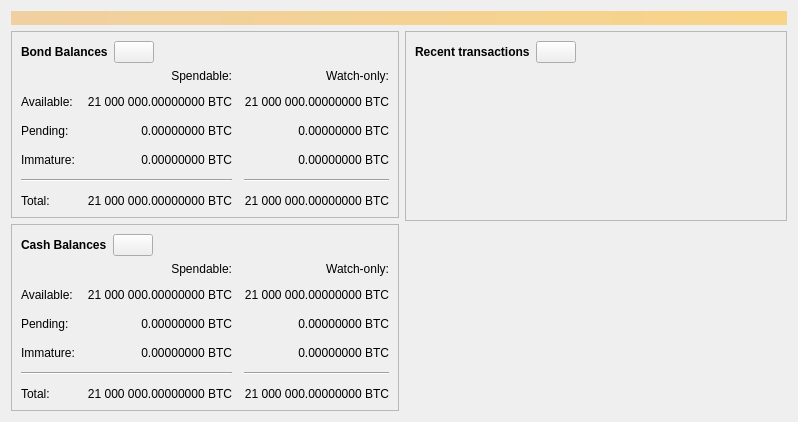
<?xml version="1.0" encoding="UTF-8"?>
<ui version="4.0">
 <class>OverviewPage</class>
 <widget class="QWidget" name="OverviewPage">
  <property name="geometry">
   <rect>
    <x>0</x>
    <y>0</y>
    <width>798</width>
    <height>318</height>
   </rect>
  </property>
  <property name="windowTitle">
   <string>Form</string>
  </property>
  <layout class="QVBoxLayout" name="topLayout">
   <item>
    <widget class="QLabel" name="labelAlerts">
     <property name="visible">
      <bool>false</bool>
     </property>
     <property name="styleSheet">
      <string notr="true">QLabel { background-color: qlineargradient(x1: 0, y1: 0, x2: 1, y2: 0, stop:0 #F0D0A0, stop:1 #F8D488); color:#000000; }</string>
     </property>
     <property name="wordWrap">
      <bool>true</bool>
     </property>
     <property name="margin">
      <number>3</number>
     </property>
     <property name="textInteractionFlags">
      <set>Qt::TextSelectableByMouse</set>
     </property>
    </widget>
   </item>
   <item>
    <layout class="QHBoxLayout" name="horizontalLayout" stretch="1,1">
     <item>
      <layout class="QVBoxLayout" name="verticalLayout_2">
       <item>
        <widget class="QFrame" name="frame">
         <property name="frameShape">
          <enum>QFrame::StyledPanel</enum>
         </property>
         <property name="frameShadow">
          <enum>QFrame::Raised</enum>
         </property>
         <layout class="QVBoxLayout" name="verticalLayout_4">
          <item>
           <layout class="QHBoxLayout" name="horizontalLayout_4">
            <item>
             <widget class="QLabel" name="label_5">
              <property name="font">
               <font>
                <weight>75</weight>
                <bold>true</bold>
               </font>
              </property>
              <property name="text">
               <string>Bond Balances</string>
              </property>
             </widget>
            </item>
            <item>
             <widget class="QPushButton" name="labelWalletStatus0">
              <property name="enabled">
               <bool>true</bool>
              </property>
              <property name="maximumSize">
               <size>
                <width>45</width>
                <height>16777215</height>
               </size>
              </property>
              <property name="toolTip">
               <string>The displayed information may be out of date. Your wallet automatically synchronizes with the Bitcoin network after a connection is established, but this process has not completed yet.</string>
              </property>
              <property name="text">
               <string/>
              </property>
              <property name="icon">
               <iconset resource="../bitcoin.qrc">
                <normaloff>:/icons/warning</normaloff>
                <disabledoff>:/icons/warning</disabledoff>:/icons/warning</iconset>
              </property>
              <property name="iconSize">
               <size>
                <width>24</width>
                <height>24</height>
               </size>
              </property>
             </widget>
            </item>
            <item>
             <spacer name="horizontalSpacer_3">
              <property name="orientation">
               <enum>Qt::Horizontal</enum>
              </property>
              <property name="sizeHint" stdset="0">
               <size>
                <width>40</width>
                <height>20</height>
               </size>
              </property>
             </spacer>
            </item>
           </layout>
          </item>
          <item>
           <layout class="QGridLayout" name="gridLayout">
            <property name="spacing">
             <number>12</number>
            </property>
            <item row="2" column="2">
             <widget class="QLabel" name="labelWatchPending0">
              <property name="cursor">
               <cursorShape>IBeamCursor</cursorShape>
              </property>
              <property name="toolTip">
               <string>Unconfirmed transactions to watch-only addresses</string>
              </property>
              <property name="text">
               <string notr="true">0.00000000 BTC</string>
              </property>
              <property name="alignment">
               <set>Qt::AlignRight|Qt::AlignTrailing|Qt::AlignVCenter</set>
              </property>
              <property name="textInteractionFlags">
               <set>Qt::LinksAccessibleByMouse|Qt::TextSelectableByKeyboard|Qt::TextSelectableByMouse</set>
              </property>
             </widget>
            </item>
            <item row="2" column="1">
             <widget class="QLabel" name="labelUnconfirmed0">
              <property name="cursor">
               <cursorShape>IBeamCursor</cursorShape>
              </property>
              <property name="toolTip">
               <string>Total of transactions that have yet to be confirmed, and do not yet count toward the spendable balance</string>
              </property>
              <property name="text">
               <string notr="true">0.00000000 BTC</string>
              </property>
              <property name="alignment">
               <set>Qt::AlignRight|Qt::AlignTrailing|Qt::AlignVCenter</set>
              </property>
              <property name="textInteractionFlags">
               <set>Qt::LinksAccessibleByMouse|Qt::TextSelectableByKeyboard|Qt::TextSelectableByMouse</set>
              </property>
             </widget>
            </item>
            <item row="3" column="2">
             <widget class="QLabel" name="labelWatchImmature0">
              <property name="cursor">
               <cursorShape>IBeamCursor</cursorShape>
              </property>
              <property name="toolTip">
               <string>Mined balance in watch-only addresses that has not yet matured</string>
              </property>
              <property name="text">
               <string notr="true">0.00000000 BTC</string>
              </property>
              <property name="alignment">
               <set>Qt::AlignRight|Qt::AlignTrailing|Qt::AlignVCenter</set>
              </property>
              <property name="textInteractionFlags">
               <set>Qt::LinksAccessibleByMouse|Qt::TextSelectableByKeyboard|Qt::TextSelectableByMouse</set>
              </property>
             </widget>
            </item>
            <item row="4" column="0" colspan="2">
             <widget class="Line" name="line">
              <property name="orientation">
               <enum>Qt::Horizontal</enum>
              </property>
             </widget>
            </item>
            <item row="4" column="2">
             <widget class="Line" name="lineWatchBalance0">
              <property name="sizePolicy">
               <sizepolicy hsizetype="Preferred" vsizetype="Fixed">
                <horstretch>0</horstretch>
                <verstretch>0</verstretch>
               </sizepolicy>
              </property>
              <property name="minimumSize">
               <size>
                <width>140</width>
                <height>0</height>
               </size>
              </property>
              <property name="orientation">
               <enum>Qt::Horizontal</enum>
              </property>
             </widget>
            </item>
            <item row="5" column="0">
             <widget class="QLabel" name="labelTotalText0">
              <property name="text">
               <string>Total:</string>
              </property>
             </widget>
            </item>
            <item row="3" column="1">
             <widget class="QLabel" name="labelImmature0">
              <property name="cursor">
               <cursorShape>IBeamCursor</cursorShape>
              </property>
              <property name="toolTip">
               <string>Mined balance that has not yet matured</string>
              </property>
              <property name="text">
               <string notr="true">0.00000000 BTC</string>
              </property>
              <property name="alignment">
               <set>Qt::AlignRight|Qt::AlignTrailing|Qt::AlignVCenter</set>
              </property>
              <property name="textInteractionFlags">
               <set>Qt::LinksAccessibleByMouse|Qt::TextSelectableByKeyboard|Qt::TextSelectableByMouse</set>
              </property>
             </widget>
            </item>
            <item row="2" column="3">
             <spacer name="horizontalSpacer_2">
              <property name="orientation">
               <enum>Qt::Horizontal</enum>
              </property>
              <property name="sizeHint" stdset="0">
               <size>
                <width>40</width>
                <height>20</height>
               </size>
              </property>
             </spacer>
            </item>
            <item row="3" column="0">
             <widget class="QLabel" name="labelImmatureText0">
              <property name="text">
               <string>Immature:</string>
              </property>
             </widget>
            </item>
            <item row="5" column="1">
             <widget class="QLabel" name="labelTotal0">
              <property name="cursor">
               <cursorShape>IBeamCursor</cursorShape>
              </property>
              <property name="toolTip">
               <string>Your current total balance</string>
              </property>
              <property name="text">
               <string notr="true">21 000 000.00000000 BTC</string>
              </property>
              <property name="alignment">
               <set>Qt::AlignRight|Qt::AlignTrailing|Qt::AlignVCenter</set>
              </property>
              <property name="textInteractionFlags">
               <set>Qt::LinksAccessibleByMouse|Qt::TextSelectableByKeyboard|Qt::TextSelectableByMouse</set>
              </property>
             </widget>
            </item>
            <item row="5" column="2">
             <widget class="QLabel" name="labelWatchTotal0">
              <property name="cursor">
               <cursorShape>IBeamCursor</cursorShape>
              </property>
              <property name="toolTip">
               <string>Current total balance in watch-only addresses</string>
              </property>
              <property name="text">
               <string notr="true">21 000 000.00000000 BTC</string>
              </property>
              <property name="alignment">
               <set>Qt::AlignRight|Qt::AlignTrailing|Qt::AlignVCenter</set>
              </property>
              <property name="textInteractionFlags">
               <set>Qt::LinksAccessibleByMouse|Qt::TextSelectableByKeyboard|Qt::TextSelectableByMouse</set>
              </property>
             </widget>
            </item>
            <item row="0" column="2">
             <widget class="QLabel" name="labelWatchonly0">
              <property name="text">
               <string>Watch-only:</string>
              </property>
              <property name="alignment">
               <set>Qt::AlignRight|Qt::AlignTrailing|Qt::AlignVCenter</set>
              </property>
             </widget>
            </item>
            <item row="1" column="0">
             <widget class="QLabel" name="labelBalanceText0">
              <property name="text">
               <string>Available:</string>
              </property>
             </widget>
            </item>
            <item row="1" column="1">
             <widget class="QLabel" name="labelBalance0">
              <property name="cursor">
               <cursorShape>IBeamCursor</cursorShape>
              </property>
              <property name="toolTip">
               <string>Your current spendable balance</string>
              </property>
              <property name="text">
               <string notr="true">21 000 000.00000000 BTC</string>
              </property>
              <property name="alignment">
               <set>Qt::AlignRight|Qt::AlignTrailing|Qt::AlignVCenter</set>
              </property>
              <property name="textInteractionFlags">
               <set>Qt::LinksAccessibleByMouse|Qt::TextSelectableByKeyboard|Qt::TextSelectableByMouse</set>
              </property>
             </widget>
            </item>
            <item row="1" column="2">
             <widget class="QLabel" name="labelWatchAvailable0">
              <property name="cursor">
               <cursorShape>IBeamCursor</cursorShape>
              </property>
              <property name="toolTip">
               <string>Your current balance in watch-only addresses</string>
              </property>
              <property name="text">
               <string notr="true">21 000 000.00000000 BTC</string>
              </property>
              <property name="alignment">
               <set>Qt::AlignRight|Qt::AlignTrailing|Qt::AlignVCenter</set>
              </property>
              <property name="textInteractionFlags">
               <set>Qt::LinksAccessibleByMouse|Qt::TextSelectableByKeyboard|Qt::TextSelectableByMouse</set>
              </property>
             </widget>
            </item>
            <item row="2" column="0">
             <widget class="QLabel" name="labelPendingText0">
              <property name="text">
               <string>Pending:</string>
              </property>
             </widget>
            </item>
            <item row="0" column="1">
             <widget class="QLabel" name="labelSpendable0">
              <property name="text">
               <string>Spendable:</string>
              </property>
              <property name="alignment">
               <set>Qt::AlignRight|Qt::AlignTrailing|Qt::AlignVCenter</set>
              </property>
             </widget>
            </item>
           </layout>
          </item>
         </layout>
        </widget>
       </item>
       <item>
        <widget class="QFrame" name="frame">
         <property name="frameShape">
          <enum>QFrame::StyledPanel</enum>
         </property>
         <property name="frameShadow">
          <enum>QFrame::Raised</enum>
         </property>
         <layout class="QVBoxLayout" name="verticalLayout_4">
          <item>
           <layout class="QHBoxLayout" name="horizontalLayout_4">
            <item>
             <widget class="QLabel" name="label_5">
              <property name="font">
               <font>
                <weight>75</weight>
                <bold>true</bold>
               </font>
              </property>
              <property name="text">
               <string>Cash Balances</string>
              </property>
             </widget>
            </item>
            <item>
             <widget class="QPushButton" name="labelWalletStatus1">
              <property name="enabled">
               <bool>true</bool>
              </property>
              <property name="maximumSize">
               <size>
                <width>45</width>
                <height>16777215</height>
               </size>
              </property>
              <property name="toolTip">
               <string>The displayed information may be out of date. Your wallet automatically synchronizes with the Bitcoin network after a connection is established, but this process has not completed yet.</string>
              </property>
              <property name="text">
               <string/>
              </property>
              <property name="icon">
               <iconset resource="../bitcoin.qrc">
                <normaloff>:/icons/warning</normaloff>
                <disabledoff>:/icons/warning</disabledoff>:/icons/warning</iconset>
              </property>
              <property name="iconSize">
               <size>
                <width>24</width>
                <height>24</height>
               </size>
              </property>
             </widget>
            </item>
            <item>
             <spacer name="horizontalSpacer_3">
              <property name="orientation">
               <enum>Qt::Horizontal</enum>
              </property>
              <property name="sizeHint" stdset="0">
               <size>
                <width>40</width>
                <height>20</height>
               </size>
              </property>
             </spacer>
            </item>
           </layout>
          </item>
          <item>
           <layout class="QGridLayout" name="gridLayout">
            <property name="spacing">
             <number>12</number>
            </property>
            <item row="2" column="2">
             <widget class="QLabel" name="labelWatchPending1">
              <property name="cursor">
               <cursorShape>IBeamCursor</cursorShape>
              </property>
              <property name="toolTip">
               <string>Unconfirmed transactions to watch-only addresses</string>
              </property>
              <property name="text">
               <string notr="true">0.00000000 BTC</string>
              </property>
              <property name="alignment">
               <set>Qt::AlignRight|Qt::AlignTrailing|Qt::AlignVCenter</set>
              </property>
              <property name="textInteractionFlags">
               <set>Qt::LinksAccessibleByMouse|Qt::TextSelectableByKeyboard|Qt::TextSelectableByMouse</set>
              </property>
             </widget>
            </item>
            <item row="2" column="1">
             <widget class="QLabel" name="labelUnconfirmed1">
              <property name="cursor">
               <cursorShape>IBeamCursor</cursorShape>
              </property>
              <property name="toolTip">
               <string>Total of transactions that have yet to be confirmed, and do not yet count toward the spendable balance</string>
              </property>
              <property name="text">
               <string notr="true">0.00000000 BTC</string>
              </property>
              <property name="alignment">
               <set>Qt::AlignRight|Qt::AlignTrailing|Qt::AlignVCenter</set>
              </property>
              <property name="textInteractionFlags">
               <set>Qt::LinksAccessibleByMouse|Qt::TextSelectableByKeyboard|Qt::TextSelectableByMouse</set>
              </property>
             </widget>
            </item>
            <item row="3" column="2">
             <widget class="QLabel" name="labelWatchImmature1">
              <property name="cursor">
               <cursorShape>IBeamCursor</cursorShape>
              </property>
              <property name="toolTip">
               <string>Mined balance in watch-only addresses that has not yet matured</string>
              </property>
              <property name="text">
               <string notr="true">0.00000000 BTC</string>
              </property>
              <property name="alignment">
               <set>Qt::AlignRight|Qt::AlignTrailing|Qt::AlignVCenter</set>
              </property>
              <property name="textInteractionFlags">
               <set>Qt::LinksAccessibleByMouse|Qt::TextSelectableByKeyboard|Qt::TextSelectableByMouse</set>
              </property>
             </widget>
            </item>
            <item row="4" column="0" colspan="2">
             <widget class="Line" name="line">
              <property name="orientation">
               <enum>Qt::Horizontal</enum>
              </property>
             </widget>
            </item>
            <item row="4" column="2">
             <widget class="Line" name="lineWatchBalance1">
              <property name="sizePolicy">
               <sizepolicy hsizetype="Preferred" vsizetype="Fixed">
                <horstretch>0</horstretch>
                <verstretch>0</verstretch>
               </sizepolicy>
              </property>
              <property name="minimumSize">
               <size>
                <width>140</width>
                <height>0</height>
               </size>
              </property>
              <property name="orientation">
               <enum>Qt::Horizontal</enum>
              </property>
             </widget>
            </item>
            <item row="5" column="0">
             <widget class="QLabel" name="labelTotalText1">
              <property name="text">
               <string>Total:</string>
              </property>
             </widget>
            </item>
            <item row="3" column="1">
             <widget class="QLabel" name="labelImmature1">
              <property name="cursor">
               <cursorShape>IBeamCursor</cursorShape>
              </property>
              <property name="toolTip">
               <string>Mined balance that has not yet matured</string>
              </property>
              <property name="text">
               <string notr="true">0.00000000 BTC</string>
              </property>
              <property name="alignment">
               <set>Qt::AlignRight|Qt::AlignTrailing|Qt::AlignVCenter</set>
              </property>
              <property name="textInteractionFlags">
               <set>Qt::LinksAccessibleByMouse|Qt::TextSelectableByKeyboard|Qt::TextSelectableByMouse</set>
              </property>
             </widget>
            </item>
            <item row="2" column="3">
             <spacer name="horizontalSpacer_2">
              <property name="orientation">
               <enum>Qt::Horizontal</enum>
              </property>
              <property name="sizeHint" stdset="0">
               <size>
                <width>40</width>
                <height>20</height>
               </size>
              </property>
             </spacer>
            </item>
            <item row="3" column="0">
             <widget class="QLabel" name="labelImmatureText1">
              <property name="text">
               <string>Immature:</string>
              </property>
             </widget>
            </item>
            <item row="5" column="1">
             <widget class="QLabel" name="labelTotal1">
              <property name="cursor">
               <cursorShape>IBeamCursor</cursorShape>
              </property>
              <property name="toolTip">
               <string>Your current total balance</string>
              </property>
              <property name="text">
               <string notr="true">21 000 000.00000000 BTC</string>
              </property>
              <property name="alignment">
               <set>Qt::AlignRight|Qt::AlignTrailing|Qt::AlignVCenter</set>
              </property>
              <property name="textInteractionFlags">
               <set>Qt::LinksAccessibleByMouse|Qt::TextSelectableByKeyboard|Qt::TextSelectableByMouse</set>
              </property>
             </widget>
            </item>
            <item row="5" column="2">
             <widget class="QLabel" name="labelWatchTotal1">
              <property name="cursor">
               <cursorShape>IBeamCursor</cursorShape>
              </property>
              <property name="toolTip">
               <string>Current total balance in watch-only addresses</string>
              </property>
              <property name="text">
               <string notr="true">21 000 000.00000000 BTC</string>
              </property>
              <property name="alignment">
               <set>Qt::AlignRight|Qt::AlignTrailing|Qt::AlignVCenter</set>
              </property>
              <property name="textInteractionFlags">
               <set>Qt::LinksAccessibleByMouse|Qt::TextSelectableByKeyboard|Qt::TextSelectableByMouse</set>
              </property>
             </widget>
            </item>
            <item row="0" column="2">
             <widget class="QLabel" name="labelWatchonly1">
              <property name="text">
               <string>Watch-only:</string>
              </property>
              <property name="alignment">
               <set>Qt::AlignRight|Qt::AlignTrailing|Qt::AlignVCenter</set>
              </property>
             </widget>
            </item>
            <item row="1" column="0">
             <widget class="QLabel" name="labelBalanceText1">
              <property name="text">
               <string>Available:</string>
              </property>
             </widget>
            </item>
            <item row="1" column="1">
             <widget class="QLabel" name="labelBalance1">
              <property name="cursor">
               <cursorShape>IBeamCursor</cursorShape>
              </property>
              <property name="toolTip">
               <string>Your current spendable balance</string>
              </property>
              <property name="text">
               <string notr="true">21 000 000.00000000 BTC</string>
              </property>
              <property name="alignment">
               <set>Qt::AlignRight|Qt::AlignTrailing|Qt::AlignVCenter</set>
              </property>
              <property name="textInteractionFlags">
               <set>Qt::LinksAccessibleByMouse|Qt::TextSelectableByKeyboard|Qt::TextSelectableByMouse</set>
              </property>
             </widget>
            </item>
            <item row="1" column="2">
             <widget class="QLabel" name="labelWatchAvailable1">
              <property name="cursor">
               <cursorShape>IBeamCursor</cursorShape>
              </property>
              <property name="toolTip">
               <string>Your current balance in watch-only addresses</string>
              </property>
              <property name="text">
               <string notr="true">21 000 000.00000000 BTC</string>
              </property>
              <property name="alignment">
               <set>Qt::AlignRight|Qt::AlignTrailing|Qt::AlignVCenter</set>
              </property>
              <property name="textInteractionFlags">
               <set>Qt::LinksAccessibleByMouse|Qt::TextSelectableByKeyboard|Qt::TextSelectableByMouse</set>
              </property>
             </widget>
            </item>
            <item row="2" column="0">
             <widget class="QLabel" name="labelPendingText1">
              <property name="text">
               <string>Pending:</string>
              </property>
             </widget>
            </item>
            <item row="0" column="1">
             <widget class="QLabel" name="labelSpendable1">
              <property name="text">
               <string>Spendable:</string>
              </property>
              <property name="alignment">
               <set>Qt::AlignRight|Qt::AlignTrailing|Qt::AlignVCenter</set>
              </property>
             </widget>
            </item>
           </layout>
          </item>
         </layout>
        </widget>
       </item>
       <item>
        <spacer name="verticalSpacer">
         <property name="orientation">
          <enum>Qt::Vertical</enum>
         </property>
         <property name="sizeHint" stdset="0">
          <size>
           <width>20</width>
           <height>40</height>
          </size>
         </property>
        </spacer>
       </item>
      </layout>
     </item>
     <item>
      <layout class="QVBoxLayout" name="verticalLayout_3">
       <item>
        <widget class="QFrame" name="frame_2">
         <property name="frameShape">
          <enum>QFrame::StyledPanel</enum>
         </property>
         <property name="frameShadow">
          <enum>QFrame::Raised</enum>
         </property>
         <layout class="QVBoxLayout" name="verticalLayout">
          <item>
           <layout class="QHBoxLayout" name="horizontalLayout_2">
            <item>
             <widget class="QLabel" name="label_4">
              <property name="font">
               <font>
                <weight>75</weight>
                <bold>true</bold>
               </font>
              </property>
              <property name="text">
               <string>Recent transactions</string>
              </property>
             </widget>
            </item>
            <item>
             <widget class="QPushButton" name="labelTransactionsStatus">
              <property name="enabled">
               <bool>true</bool>
              </property>
              <property name="maximumSize">
               <size>
                <width>45</width>
                <height>16777215</height>
               </size>
              </property>
              <property name="toolTip">
               <string>The displayed information may be out of date. Your wallet automatically synchronizes with the Bitcoin network after a connection is established, but this process has not completed yet.</string>
              </property>
              <property name="text">
               <string/>
              </property>
              <property name="icon">
               <iconset resource="../bitcoin.qrc">
                <normaloff>:/icons/warning</normaloff>
                <disabledoff>:/icons/warning</disabledoff>:/icons/warning</iconset>
              </property>
              <property name="iconSize">
               <size>
                <width>24</width>
                <height>24</height>
               </size>
              </property>
             </widget>
            </item>
            <item>
             <spacer name="horizontalSpacer">
              <property name="orientation">
               <enum>Qt::Horizontal</enum>
              </property>
              <property name="sizeHint" stdset="0">
               <size>
                <width>40</width>
                <height>20</height>
               </size>
              </property>
             </spacer>
            </item>
           </layout>
          </item>
          <item>
           <widget class="TransactionOverviewWidget" name="listTransactions">
            <property name="styleSheet">
             <string notr="true">QListView { background: transparent; }</string>
            </property>
            <property name="frameShape">
             <enum>QFrame::NoFrame</enum>
            </property>
            <property name="verticalScrollBarPolicy">
             <enum>Qt::ScrollBarAlwaysOff</enum>
            </property>
            <property name="horizontalScrollBarPolicy">
             <enum>Qt::ScrollBarAlwaysOff</enum>
            </property>
            <property name="sizeAdjustPolicy">
             <enum>QAbstractScrollArea::AdjustToContents</enum>
            </property>
            <property name="selectionMode">
             <enum>QAbstractItemView::NoSelection</enum>
            </property>
            <property name="uniformItemSizes">
             <bool>true</bool>
            </property>
           </widget>
          </item>
         </layout>
        </widget>
       </item>
       <item>
        <spacer name="verticalSpacer_2">
         <property name="orientation">
          <enum>Qt::Vertical</enum>
         </property>
         <property name="sizeHint" stdset="0">
          <size>
           <width>20</width>
           <height>40</height>
          </size>
         </property>
        </spacer>
       </item>
      </layout>
     </item>
    </layout>
   </item>
  </layout>
 </widget>
 <customwidgets>
  <customwidget>
   <class>TransactionOverviewWidget</class>
   <extends>QListView</extends>
   <header>qt/transactionoverviewwidget.h</header>
  </customwidget>
 </customwidgets>
 <resources/>
 <connections/>
</ui>
